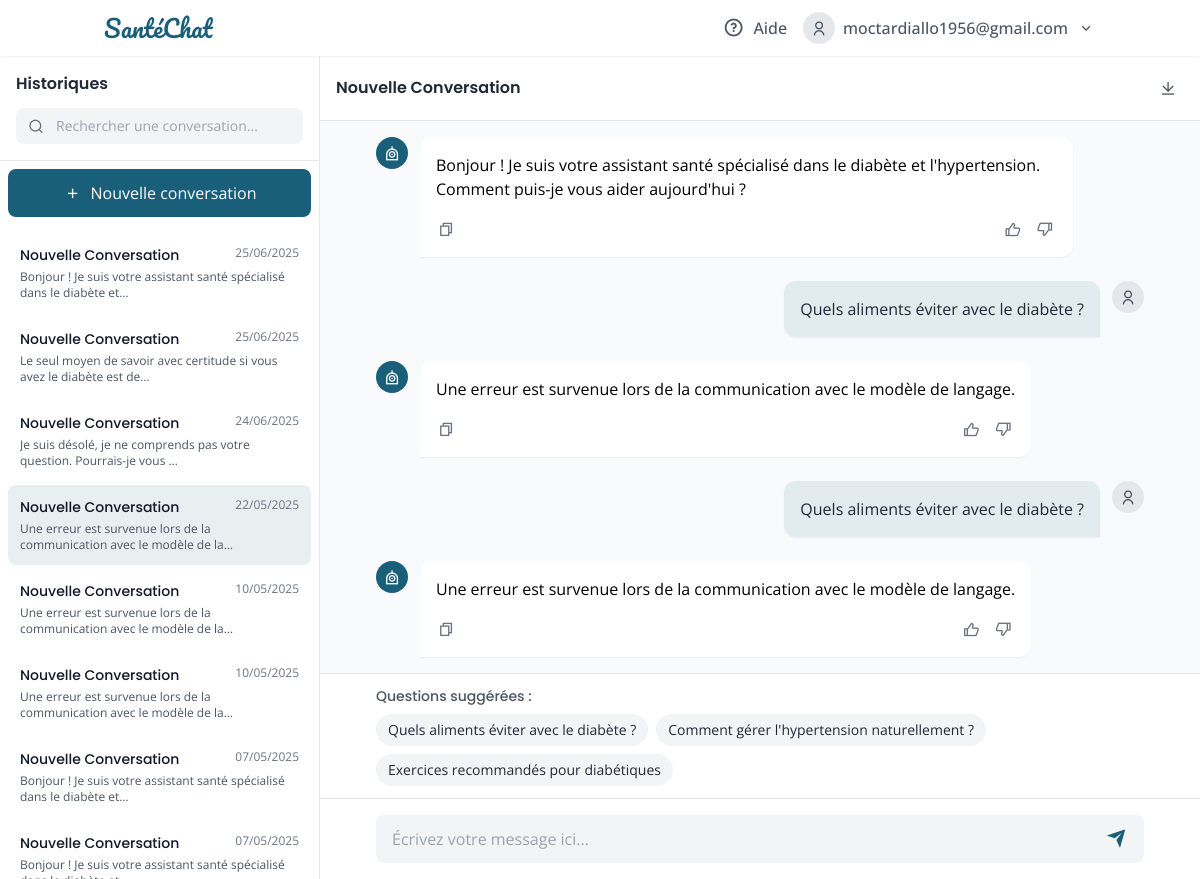
The app's page /conversation/11/ (signed in) with its own data.
### accounts/models.py (models this page shows, shortened)
class User(AbstractUser):
    USER_TYPE_CHOICES = [
        ('admin', 'Administrateur'),
        ('member', 'Membre'),
    ]
    user_type = models.CharField(
        max_length=10,
        choices=USER_TYPE_CHOICES,
        default='member',
        verbose_name="Type d'utilisateur"
    )
    bio = models.TextField(
        max_length=500,
        blank=True,
        verbose_name="Biographie"
    )
    def __str__(self):
        return self.username

### chatbot/models.py (models this page shows, shortened)
class Conversation(models.Model):
    title = models.CharField(max_length=255)
    user = models.ForeignKey(settings.AUTH_USER_MODEL,related_name='conversation', on_delete=models.CASCADE)
    created_at = models.DateTimeField(auto_now_add=True)
    updated_at = models.DateTimeField(auto_now=True)

class Message(models.Model):
    ROLE_CHOICES = (
        ('user', 'User'),
        ('assistant', 'Assistant'),
    )
    conversation = models.ForeignKey(Conversation, related_name='messages', on_delete=models.CASCADE)
    role = models.CharField(max_length=10, choices=ROLE_CHOICES)
    content = models.TextField()
    created_at = models.DateTimeField(auto_now_add=True)
    class Meta:
        ordering = ['created_at']

### chatbot/views.py (the view)
# urls.py: path('conversation/<int:conversation_id>/', views.conversation_view, name='conversation_view'),
@login_required
def conversation_view(request, conversation_id):
    conversations = Conversation.objects.filter(user=request.user).order_by('-updated_at')
    current_conversation = get_object_or_404(Conversation, id=conversation_id, user=request.user)
    messages = current_conversation.messages.all().order_by('created_at')  # Ordre chronologique
    return render(request, 'chat_interface.html', {
        'current_conversation': current_conversation,  # Renommé pour éviter la confusion
        'chat_messages': messages,
        'conversations': conversations  # Liste de toutes les conversations pour la sidebar
    })

### chatbot/templates/chat_interface.html (shortened to what this page needs)
{% load static %}
<!DOCTYPE html>
<html lang="fr">
<head>
    <script src="https://cdn.tailwindcss.com/3.4.16"></script>
    <link rel="stylesheet" href="https://cdnjs.cloudflare.com/ajax/libs/remixicon/4.6.0/remixicon.min.css">
</head>
<body class="bg-gray-50 h-screen flex flex-col overflow-hidden">
    <header class="bg-white shadow-sm z-10">
        <div class="container mx-auto px-4 py-3 flex justify-between items-center">
            <a href="{% url 'core:index' %}" class="flex items-center">
                <span class="text-primary font-['Pacifico'] text-2xl">SantéChat</span>
            </a>
            <div class="flex items-center space-x-4">
                <button class="hidden md:flex items-center text-gray-600 hover:text-primary transition-colors">
                    <div class="w-8 h-8 flex items-center justify-center">
                        <i class="ri-question-line ri-lg"></i>
                    </div>
                    <span class="ml-1 font-medium">Aide</span>
                </button>
                <div class="relative group">
                    <button class="flex items-center space-x-2 text-gray-600 hover:text-primary transition-colors">
                        <div class="w-8 h-8 bg-gray-200 rounded-full flex items-center justify-center">
                            <i class="ri-user-line"></i>
                        </div>
                        <span class="hidden md:inline font-medium">{{ request.user }}</span>
                        <div class="w-5 h-5 flex items-center justify-center">
                            <i class="ri-arrow-down-s-line"></i>
                        </div>
                    </button>
                </div>
            </div>
        </div>
    </header>
    <main class="flex-1 flex overflow-hidden">
        <aside class="hidden md:block w-80 bg-white border-r border-gray-200 flex flex-col h-full" id="conversation-sidebar">
            <div class="p-4 border-b border-gray-200">
                <h2 class="font-poppins font-semibold text-gray-800 mb-3">Historiques</h2>
                <div class="relative">
                    <input type="text" placeholder="Rechercher une conversation..." class="w-full px-4 py-2 pl-10 bg-gray-100 rounded border-none focus:bg-gray-50 transition-colors text-sm">
                    <div class="absolute left-3 top-1/2 transform -translate-y-1/2 w-4 h-4 flex items-center justify-center text-gray-500">
                        <i class="ri-search-line"></i>
                    </div>
                </div>
            </div>
            <div class="flex-1 overflow-y-auto sidebar-scrollbar">
                <div class="p-2">
                    <button class="w-full bg-primary text-white px-4 py-3 !rounded-button whitespace-nowrap hover:bg-primary/90 transition-colors mb-4 flex items-center justify-center" id="new-conversation-btn">
                        <div class="w-5 h-5 flex items-center justify-center mr-2">
                            <i class="ri-add-line"></i>
                        </div>
                        <span>Nouvelle conversation</span>
                    </button>
                    <div class="space-y-1" id="conversation-list">
                        {% for conv in conversations %}
                        <a href="{% url 'chatbot:conversation_view' conv.id %}" class="conversation-item {% if conv.id == current_conversation.id %}active{% endif %} p-3 rounded cursor-pointer block">
                            <div class="flex justify-between items-start mb-1">
                                <h3 class="font-medium text-gray-900 text-sm">{{ conv.title }}</h3>
                                <span class="text-xs text-gray-500">{{ conv.updated_at|date:"d/m/Y" }}</span>
                            </div>
                            <p class="text-xs text-gray-600 line-clamp-2">
                                {% with last_message=conv.messages.last %}
                                    {% if last_message %}
                                        {{ last_message.content|truncatechars:70 }}
                                    {% else %}
                                        Nouvelle conversation
                                    {% endif %}
                                {% endwith %}
                            </p>
                        </a>
                        {% endfor %}
                    </div>
                </div>
            </div>
        </aside>
        <section class="flex-1 flex flex-col h-full bg-gray-50 relative" data-conversation-id="{{ current_conversation.id }}">
            <div class="border-b border-gray-200 bg-white p-4 flex items-center justify-between">
                <div class="flex items-center">
                    <h1 class="font-poppins font-semibold text-gray-800">{{ current_conversation.title }}</h1>
                </div>
                <div class="flex items-center space-x-2">
                    <button class="w-8 h-8 flex items-center justify-center text-gray-600 hover:text-primary transition-colors">
                        <i class="ri-download-line"></i>
                    </button>
                </div>
            </div>
            <div class="flex-1 overflow-y-auto p-4 chat-scrollbar" id="chat-messages-container">
                <div class="max-w-3xl mx-auto space-y-6" id="chat-messages-list">
                    {% for message in chat_messages %}
                        {% if message.role == 'user' %}
                        <div class="flex items-start justify-end">
                            <div class="mr-3 chat-message-user p-4 shadow-sm max-w-[85%]">
                                <p class="text-gray-800">{{ message.content }}</p>
                            </div>
                            <div class="w-8 h-8 flex items-center justify-center bg-gray-200 rounded-full text-gray-600 flex-shrink-0">
                                <i class="ri-user-line"></i>
                            </div>
                        </div>
                        {% else %}
                        <div class="flex items-start">
                            <div class="w-8 h-8 flex items-center justify-center bg-primary rounded-full text-white flex-shrink-0">
                                <i class="ri-robot-line"></i>
                            </div>
                            <div class="ml-3 chat-message-assistant p-4 shadow-sm max-w-[85%]">
                                <p class="text-gray-800">{{ message.content|linebreaks }}</p>
                                <div class="mt-4 flex items-center justify-between">
                                    <div class="flex items-center space-x-4">
                                        <button class="text-gray-500 hover:text-primary transition-colors flex items-center copy-btn">
                                            <div class="w-5 h-5 flex items-center justify-center">
                                                <i class="ri-file-copy-line"></i>
                                            </div>
                                        </button>
                                    </div>
                                    <div class="flex items-center space-x-2">
                                        <button class="text-gray-500 hover:text-green-500 transition-colors flex items-center like-btn" data-message-id="{{ message.id }}">
                                            <div class="w-6 h-6 flex items-center justify-center">
                                                <i class="ri-thumb-up-line"></i>
                                            </div>
                                        </button>
                                        <button class="text-gray-500 hover:text-red-500 transition-colors flex items-center dislike-btn" data-message-id="{{ message.id }}">
                                            <div class="w-6 h-6 flex items-center justify-center">
                                                <i class="ri-thumb-down-line"></i>
                                            </div>
                                        </button>
                                    </div>
                                </div>
                            </div>
                        </div>
                        {% endif %}
                    {% endfor %}
                </div>
            </div>
            <div class="bg-white border-t border-gray-200 p-3">
                <div class="max-w-3xl mx-auto">
                    <h3 class="text-sm font-medium text-gray-600 mb-2">Questions suggérées :</h3>
                    <div class="flex flex-wrap gap-2" id="suggestion-chips-container">
                        <button class="suggestion-chip bg-gray-100 text-gray-800 px-3 py-1.5 rounded-full text-sm hover:bg-primary/10 transition-colors">
                            Quels aliments éviter avec le diabète ?
                        </button>
                        <button class="suggestion-chip bg-gray-100 text-gray-800 px-3 py-1.5 rounded-full text-sm hover:bg-primary/10 transition-colors">
                            Comment gérer l'hypertension naturellement ?
                        </button>
                        <button class="suggestion-chip bg-gray-100 text-gray-800 px-3 py-1.5 rounded-full text-sm hover:bg-primary/10 transition-colors">
                            Exercices recommandés pour diabétiques
                        </button>
                    </div>
                </div>
            </div>
            <div class="bg-white border-t border-gray-200 p-4">
                <div class="max-w-3xl mx-auto">
                    <form class="relative" id="message-form">
                        <input type="text" name="message" id="message-input" placeholder="Écrivez votre message ici..." class="w-full px-4 py-3 pr-12 bg-gray-100 rounded-button border-none focus:bg-gray-50 transition-colors">
                        <button type="submit" class="absolute right-3 top-1/2 transform -translate-y-1/2 w-8 h-8 flex items-center justify-center text-primary">
                            <i class="ri-send-plane-fill ri-lg"></i>
                        </button>
                    </form>
                </div>
            </div>
        </section>
    </main>
</body>
</html>

### chatbot/templates/chat_interface.html (style rules this page uses)
:where([class^="ri-"])::before { content: "\f3c2"; }
body { font-family: 'Open Sans', sans-serif; }
h1, h2, h3, h4, h5, h6, .font-poppins { font-family: 'Poppins', sans-serif; }
.chat-message-user { background-color: rgba(26, 95, 122, 0.1); border-radius: 12px 12px 0 12px; }
.chat-message-assistant { background-color: white; border-radius: 12px 12px 12px 0; }
.conversation-item.active { background-color: rgba(26, 95, 122, 0.1); }

### records on screen
User: user "moctardiallo1956@gmail.com"
Conversation: title "Nouvelle Conversation", updated_at "25/06/2025", messages.last.content "Bonjour ! Je suis votre assistant santé spécialisé dans le diabète et…"
Conversation: title "Nouvelle Conversation", updated_at "25/06/2025", messages.last.content "Le seul moyen de savoir avec certitude si vous avez le diabète est de…"
Conversation: title "Nouvelle Conversation", updated_at "24/06/2025", messages.last.content "Je suis désolé, je ne comprends pas votre question. Pourrais-je vous …"
Conversation: title "Nouvelle Conversation", updated_at "22/05/2025", messages.last.content "Une erreur est survenue lors de la communication avec le modèle de la…"
Conversation: title "Nouvelle Conversation", updated_at "10/05/2025", messages.last.content "Une erreur est survenue lors de la communication avec le modèle de la…"
Conversation: title "Nouvelle Conversation", updated_at "10/05/2025", messages.last.content "Une erreur est survenue lors de la communication avec le modèle de la…"
Conversation: title "Nouvelle Conversation", updated_at "07/05/2025", messages.last.content "Bonjour ! Je suis votre assistant santé spécialisé dans le diabète et…"
Conversation: title "Nouvelle Conversation", updated_at "07/05/2025", messages.last.content "Bonjour ! Je suis votre assistant santé spécialisé…"
Message: content "Bonjour ! Je suis votre assistant santé spécialisé dans le diabète et l'hypertension. Comment puis-je vous aider aujourd'hui ?"
Message: content "Quels aliments éviter avec le diabète ?"
Message: content "Une erreur est survenue lors de la communication avec le modèle de langage."
Message: content "Quels aliments éviter avec le diabète ?"
Message: content "Une erreur est survenue lors de la communication avec le modèle de langage."
